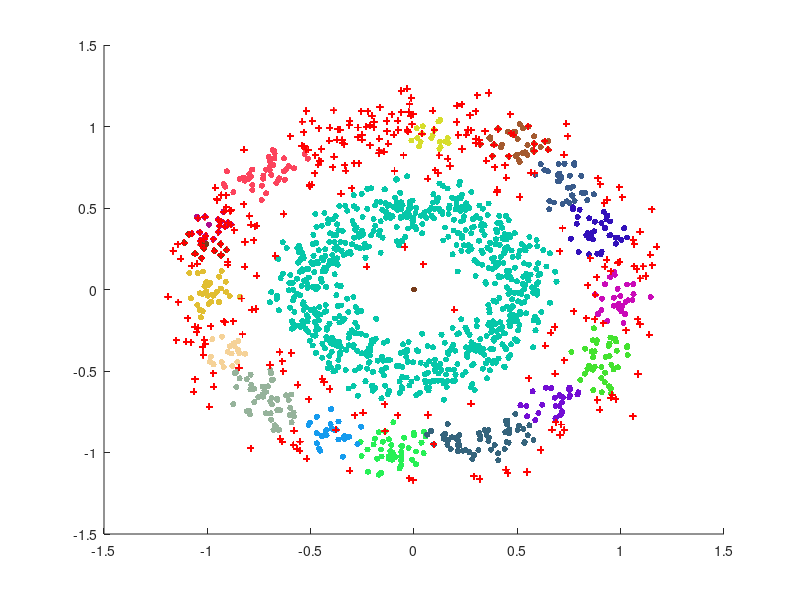

The MATLAB source for this figure:
clc;

data=dlmread('output.txt');
[m,n,o]=size(data);
cluster=17;
for j=1:cluster

     count=0;
     val=j;

     for i=1:m
         if data(i,3)==val
             count=count+1;
         end
    
    
     end
     %disp(count);
     location=zeros(count,2);
     
      for i=1:m
         if data(i,3)==val
             location(i,1)=data(i,1);
             location(i,2)=data(i,2);
         end
    
    
      end
      
      %c=[.1 .1 .1];
      x1=rand();
      x2=rand();
      x3=rand();
      c=[x1 x2 x3];
     
      scatter(location(:,1),location(:,2),20,c,'filled');
      hold on;
      
end;
load noise.txt;
Noise=noise(1:end,1:end);
[Size a]=size(Noise);

for i=1:Size
       c=[1 0 0];
     
      scatter(Noise(:,1),Noise(:,2),20,c,'+');
      hold on;
end

hold off;
